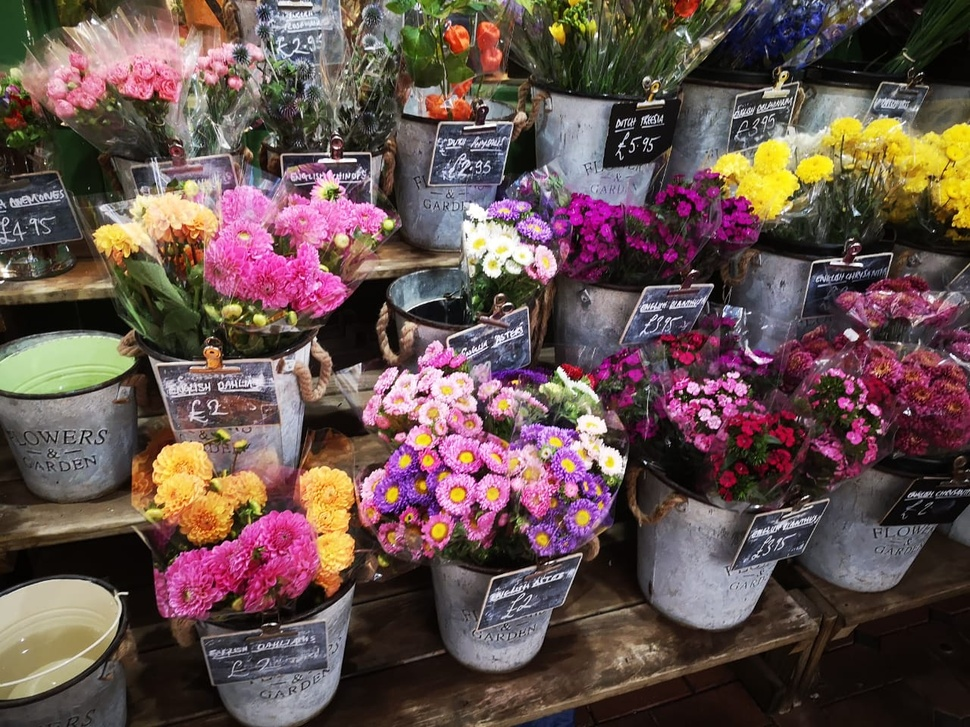
#> input picture images/flowers.jpeg, 970 x 727 px, shrunk from 1280 x 960 before the run, found by its file name
$ jupyter execute 'demo - Copy.ipynb'
#> lines starting #> are read from the running program, lines starting #| are printed output that depends on the picture
[cell 1]
import cv2
import matplotlib.pyplot as plt

[cell 2]
image = cv2.imread('../images/images/flowers.jpeg')
#> image is the input picture: shape (727, 970, 3); mean B, G, R 78.1, 81.4, 102.3

[cell 3]
plt.imshow(cv2.cvtColor(image,cv2.COLOR_BGR2RGB))

[cell 4]
plt.imshow(image)

[cell 5]
cv2.imwrite('output1.png',image)
#> Out = True

[cell 6]
import numpy as np

[cell 7]
print(image.shape)
#| (727, 970, 3)

[cell 8]
def imshow(title = 'Image',image = None, size = 10):
    w,h = image.shape[0], image.shape[1]
    aspect_ratio = w/h
    plt.figure(figsize=(size*aspect_ratio,size))
    plt.imshow(cv2.cvtColor(image,cv2.COLOR_BGR2RGB))
    plt.title(title)

[cell 9]
im1 = cv2.imread('../images/images/castara.jpeg')
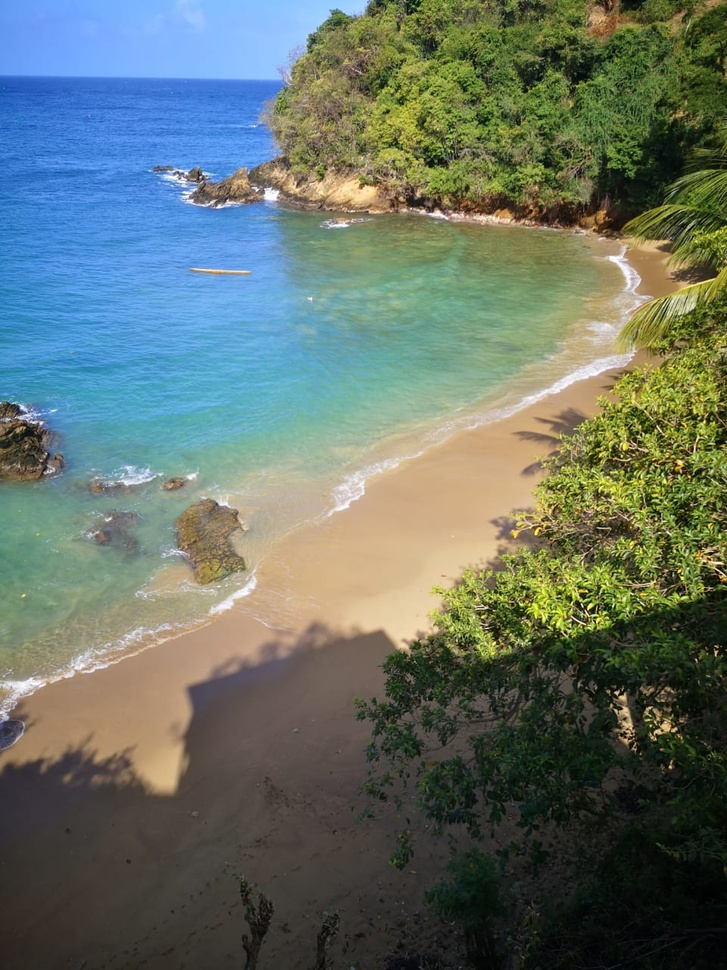
#> input picture images/castara.jpeg, 727 x 970 px, shrunk from 960 x 1280 before the run, found by its file name
#> im1 is the input picture: shape (970, 727, 3); mean B, G, R 103, 113.5, 101.1

[cell 10]
imshow('Castara',im1,size = 8)

[cell 11]
gray_im = cv2.cvtColor(im1, cv2.COLOR_BGR2GRAY)
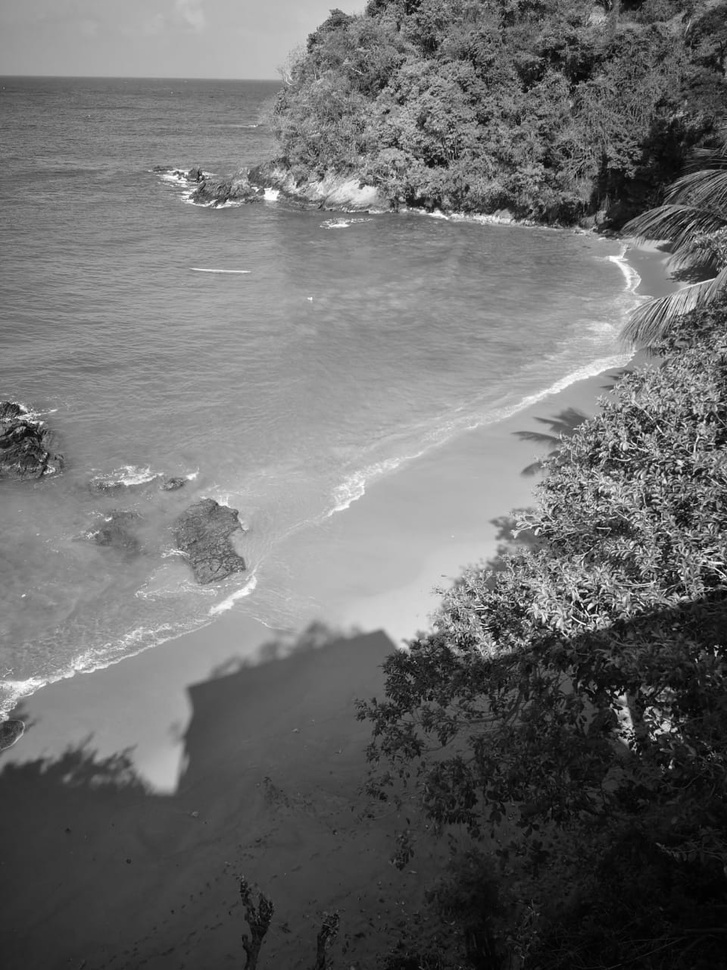
#> gray_im: shape (970, 727); min 0, max 255, mean 108.6

imshow('Gray Image',gray_im,size = 6)
